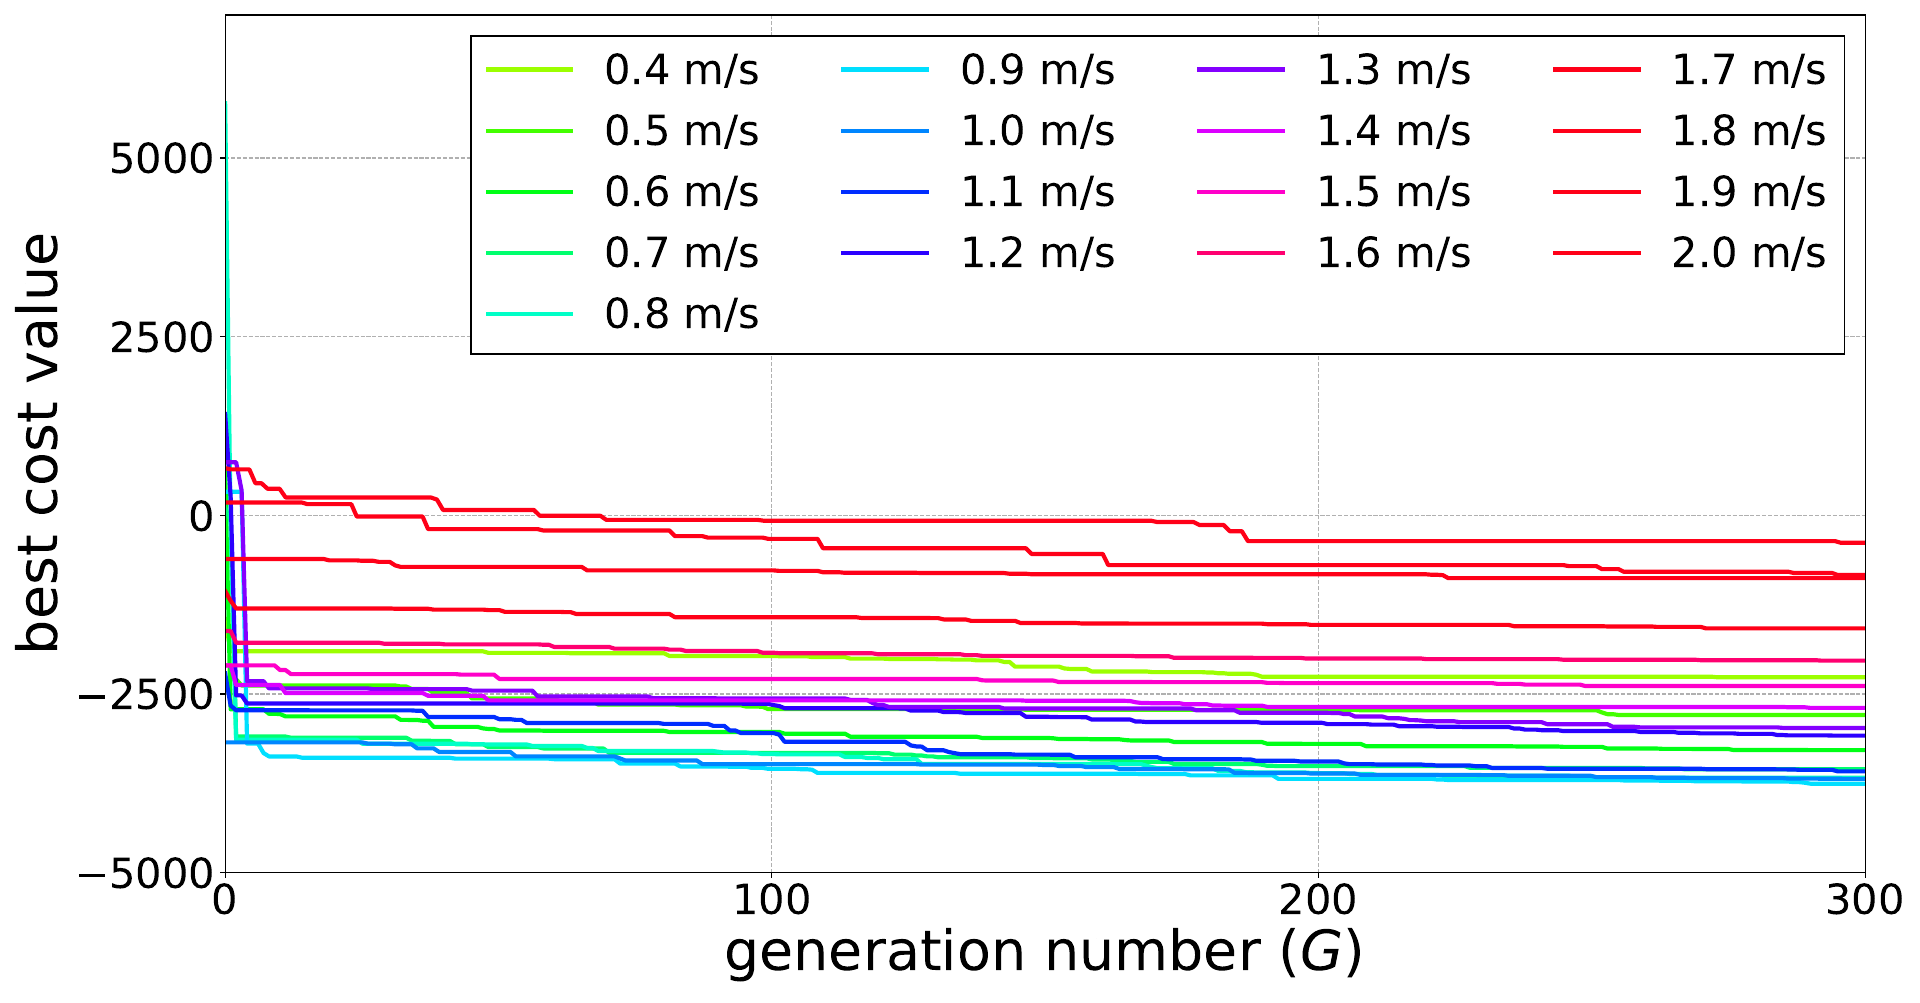

Recreate this plot in Python.
import os
import pickle
import numpy as np
import matplotlib.pyplot as plt
import matplotlib.cm as cm

folder_name1 = 'review_back_1'
folder_name2 = 'review_forw_1'

save_path = os.path.join(os.getcwd(),'reflex_opt/save_data')
save_folder1 = save_path + '/' + folder_name1
save_folder2 = save_path + '/' + folder_name2


if __name__ == '__main__':
        best_value_change = {}
        value_mean = {}

        num = 0
        vel = 12
        while True:
            filename = f'vel_gen{num}.pickle'
            if os.path.exists(os.path.join(save_folder1,filename)):
                print(vel)
                with open(os.path.join(save_folder1,filename), mode='rb') as f:
                    load_checkpoint = pickle.load(f)
                    best_value_change[str(vel)] = load_checkpoint['best_value_change']
                    value_mean[str(vel)] = load_checkpoint['value_mean']
                num += 1
                vel -= 1
            else:
                break

        num = 0
        vel = 13
        while True:
            filename = f'vel_gen{num}.pickle'
            if os.path.exists(os.path.join(save_folder2,filename)):
                print(vel)
                with open(os.path.join(save_folder2,filename), mode='rb') as f:
                    load_checkpoint = pickle.load(f)
                    best_value_change[str(vel)] = load_checkpoint['best_value_change']
                    value_mean[str(vel)] = load_checkpoint['value_mean']
                num += 1
                vel += 1
            else:
                break



fig = plt.figure(1,figsize=(19.2,10.03),dpi=100)
ax = fig.add_subplot(1,1,1)
for i in range(4,21):
    xlines = np.linspace(0,300,len(best_value_change[str(i)]))
    ax.plot(xlines,best_value_change[str(i)],color=cm.hsv(i/17),linewidth=3.0,label=f'{str(round(0.1*i,1))} m/s')
ax.set_xlim(0,300)
ax.set_xticks([0,100,200,300])
ax.set_ylim(-5000,7000)
ax.set_yticks([-5000, -2500, 0, 2500, 5000])
ax.set_xlabel('generation number ($G$)',fontsize=40)
ax.set_ylabel('best cost value',fontsize=40)
ax.tick_params(labelsize = 30)
ax.grid(linestyle='--')
ax.legend(loc = 'best',fontsize=30,framealpha=1,edgecolor='black',fancybox=False,ncol=4)
plt.tight_layout()
# plt.show()
plt.savefig(os.path.join(os.getcwd(),'optimization_develope.pdf'))